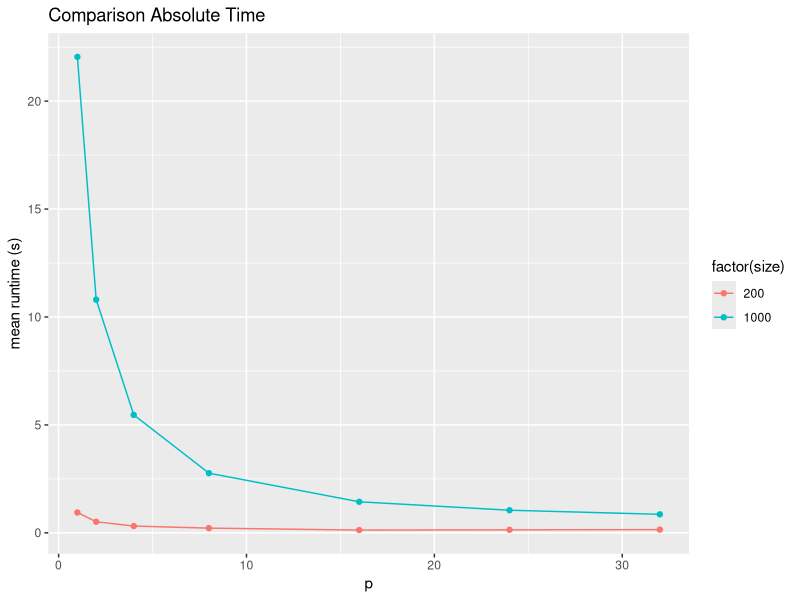
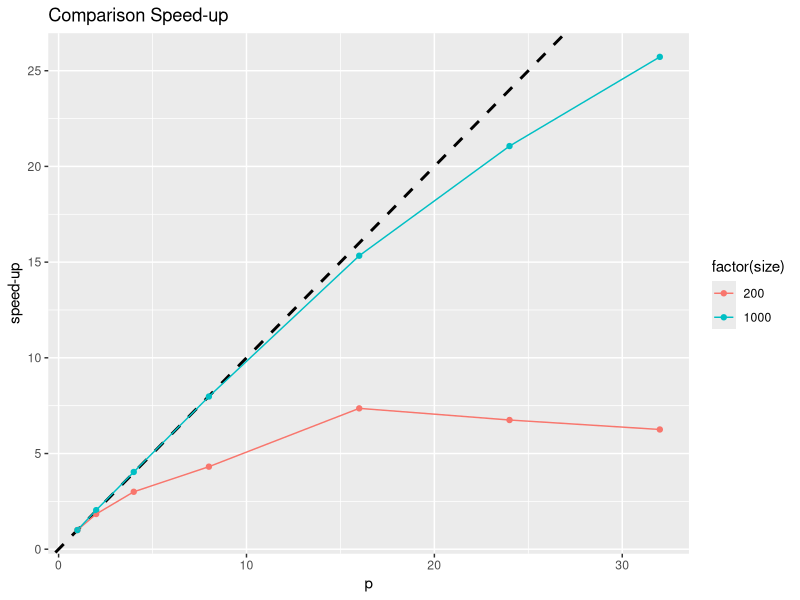
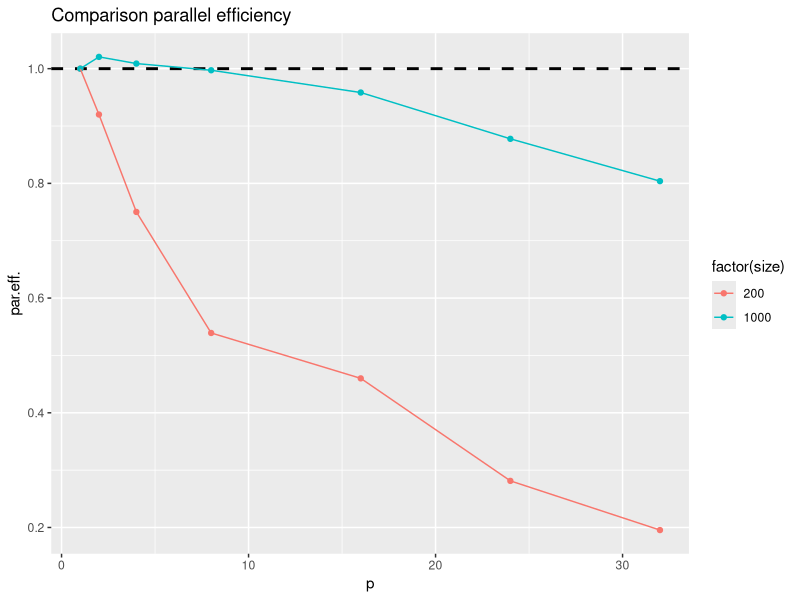
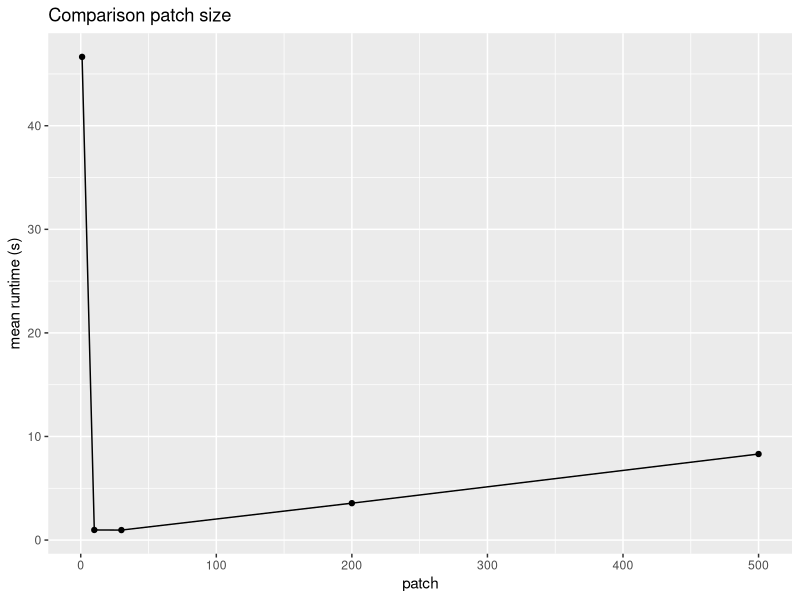
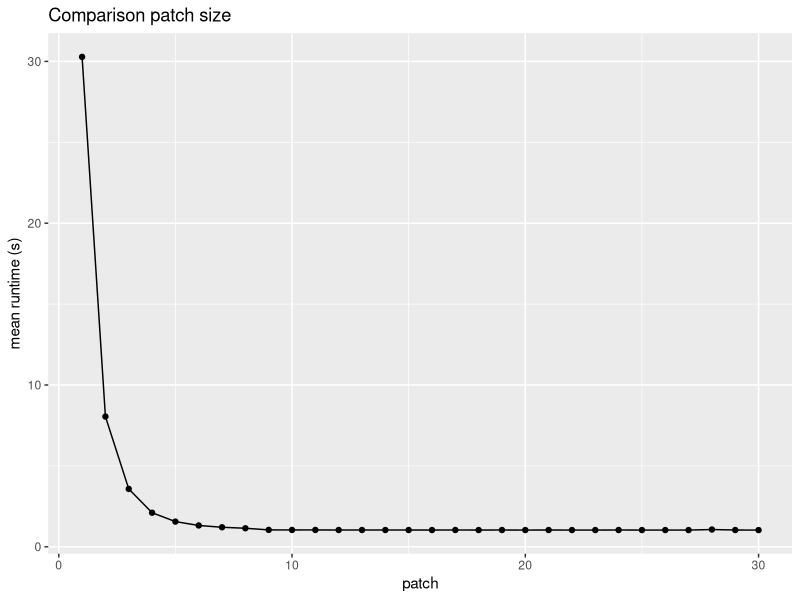
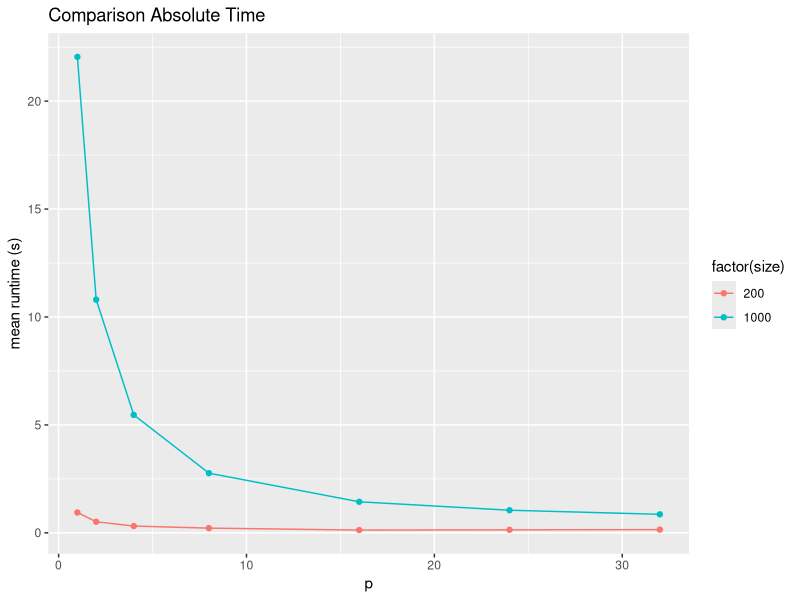
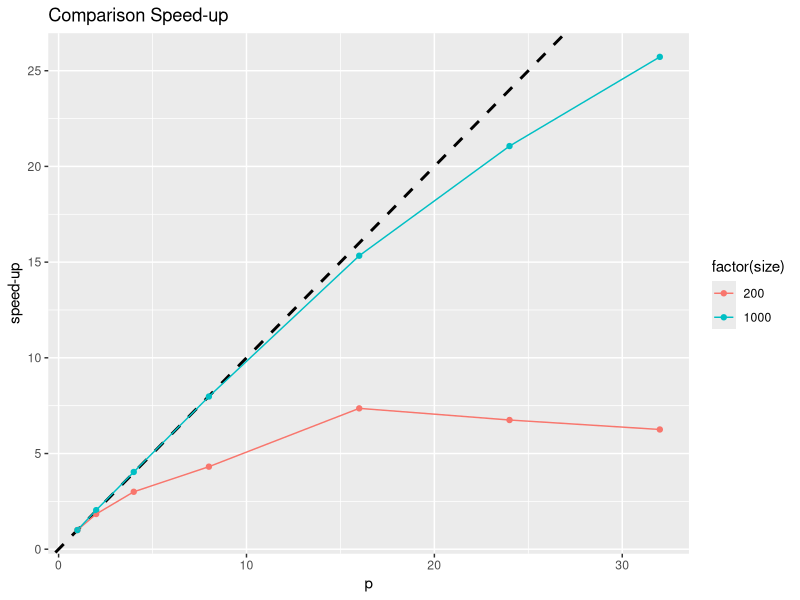
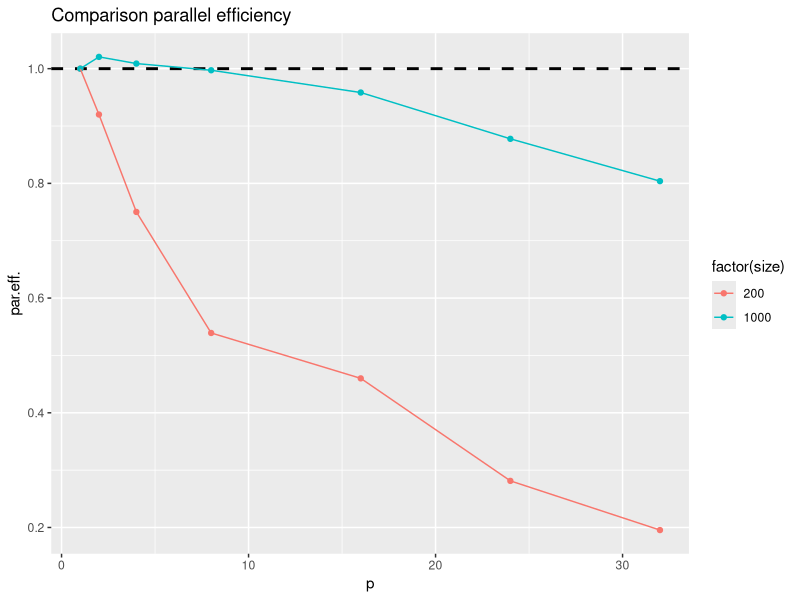

These figures' R source, in order:
library("tidyverse")
library(kableExtra)

# Settings
options(digits=2)
#setwd("~/tuWien/2021S_191114_Basics_of_parallel_Computing/assignments/assignment1/bopc-julia-python_20210420/julia_set/serverOutput")
setwd("C:/Users/Tom/Documents/GitHub/2021S_BoPC_Task1/serverOutput")
#Helper 
latexTable <- function(iDf, iTitle) {
    kbl(iDf, booktabs = TRUE, caption = iTitle, format = "latex", digits = 2) %>%
        kable_styling(latex_options = c("striped"
                                        , "HOLD_position"
                                        #, "scale_down"
        )
        #, position = "left"
        )
}

# Read in files
output_q2 <- read.csv2("output_exp_q2.dat"
                        , header = FALSE
                        , dec = "."
                        , col.names = c("size","patch","nprocs","time")
                        , colClasses = c("numeric", "numeric", "numeric", "numeric")
            )

output_q3 <- read.csv2("output_exp_q3.dat"
                       , header = FALSE
                       , dec = "."
                       , col.names = c("size","patch","nprocs","time")
                       , colClasses = c("numeric", "numeric", "numeric", "numeric")
            )
output_q4 <- read.csv2("output_exp_q4.dat"
                       , header = FALSE
                       , dec = "."
                       , col.names = c("size","patch","nprocs","time")
                       , colClasses = c("numeric", "numeric", "numeric", "numeric")
            )


output_q2_agg <- output_q2 %>% 
    group_by(size, nprocs) %>%
    summarize(meanVal = mean(time))


# Compute Speedup
su200 = output_q2_agg[output_q2_agg$size == 200 & output_q2_agg$nprocs==1,]$meanVal / 
    output_q2_agg[output_q2_agg$size == 200,]$meanVal

su1000 = output_q2_agg[output_q2_agg$size == 1000 & output_q2_agg$nprocs==1,]$meanVal / output_q2_agg[output_q2_agg$size == 1000,]$meanVal

su = c(su200, su1000)
su
output_q2_agg$su = su
output_q2_agg$parEff = output_q2_agg$su / output_q2_agg$nprocs



# Table Res:
output_q2_res <- output_q2_agg %>% rename("size" = size
                                          , "p" = nprocs
                                          , "mean runtime (s)" = meanVal
                                          , "speed-up" = su
                                          , "par.eff." = parEff)

# Latex formatting
res <- output_q2_res  %>% latexTable("Best solutions for both methods")
print(res)

output_q2_res
# Graph(s)

# Absolute Time:
ggplot(output_q2_res, aes(x=p, y=`mean runtime (s)`, color=factor(size))) +
    geom_point() +
    geom_line() + 
    labs(title = "Comparison Absolute Time")

ggsave("2_abs_time.png")


# Speed-up:
ggplot(output_q2_res, aes(x=p, y=`speed-up`, color=factor(size))) +
    geom_abline(slope=1, col="black", linetype="dashed", size=1) +
    geom_point() +
    geom_line() + 
    labs(title = "Comparison Speed-up")

ggsave("2_speedup.png")


# Parallel efficiency:
ggplot(output_q2_res, aes(x=p, y=`par.eff.`, color=factor(size))) +
    geom_hline(yintercept=1, col="black", linetype="dashed", size=1) +
    geom_point() +
    geom_line() + 
    labs(title = "Comparison parallel efficiency")

ggsave("2_parallel_eff.png")

# 3

output_q3_agg <- output_q3 %>% 
    group_by(size, nprocs, patch) %>%
    summarize(meanVal = mean(time))

output_q3_agg

output_q3_res <- output_q3_agg %>% rename("size" = size
                                          , "p" = nprocs
                                          , "patch" = patch
                                          , "mean runtime (s)" = meanVal
                                          )

# Latex formatting
res3 <- output_q3_res  %>% latexTable("Comparing patch size effect on fixed problem.")
print(res3)
output_q3_res


# Plot
ggplot(output_q3_res, aes(x=patch, y=`mean runtime (s)`))+
    geom_point() +
    geom_line() + 
    labs(title = "Comparison patch size")

ggsave("3.png")





# 4

output_q4_agg <- output_q4 %>% 
    group_by(size, nprocs, patch) %>%
    summarize(meanVal = mean(time))

output_q4_agg

output_q4_res <- output_q4_agg %>% rename("size" = size
                                          , "p" = nprocs
                                          , "patch" = patch
                                          , "mean runtime (s)" = meanVal
)

# Latex formatting
res4 <- output_q4_res  %>% latexTable("Finding the best patch size")
print(res4)
output_q4_res


# Plot
ggplot(output_q4_res, aes(x=patch, y=`mean runtime (s)`))+
    geom_point() +
    geom_line() + 
    labs(title = "Comparison patch size")

ggsave("4.png")
